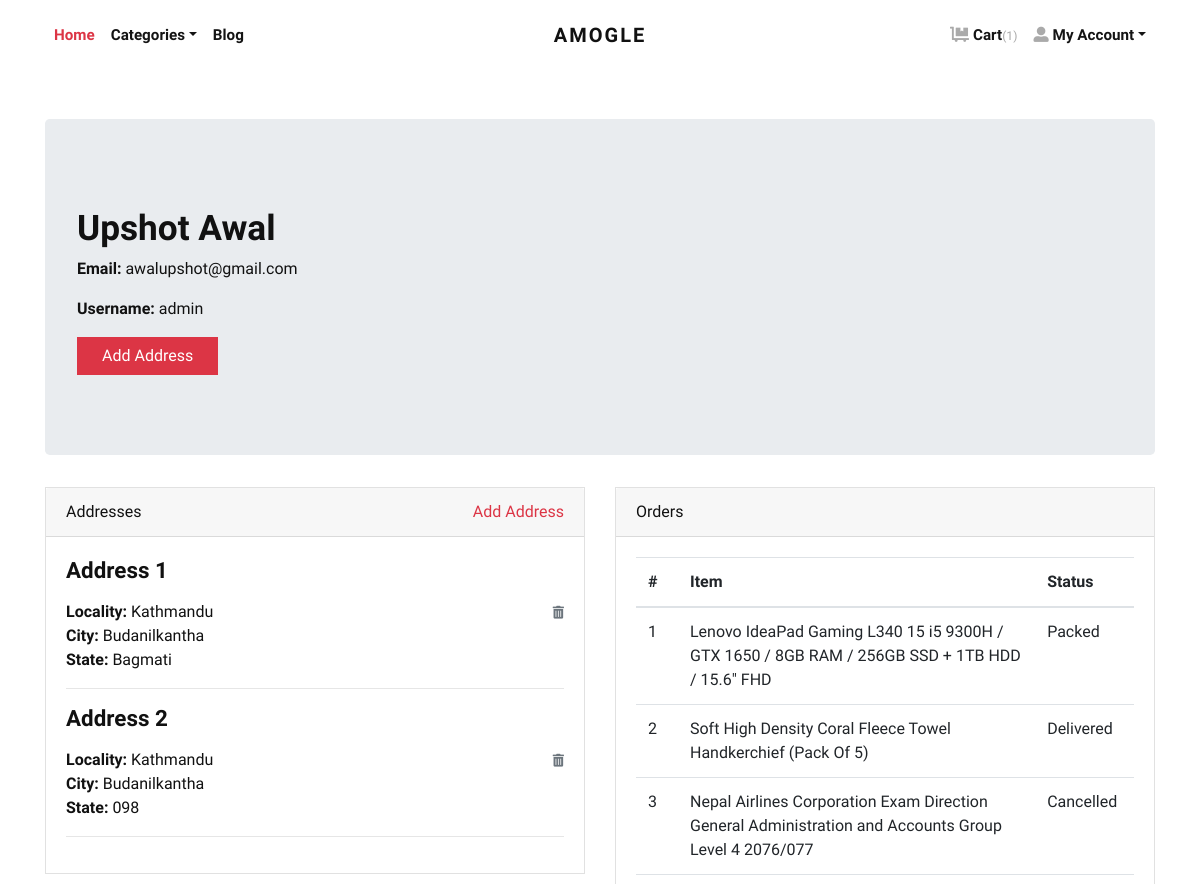
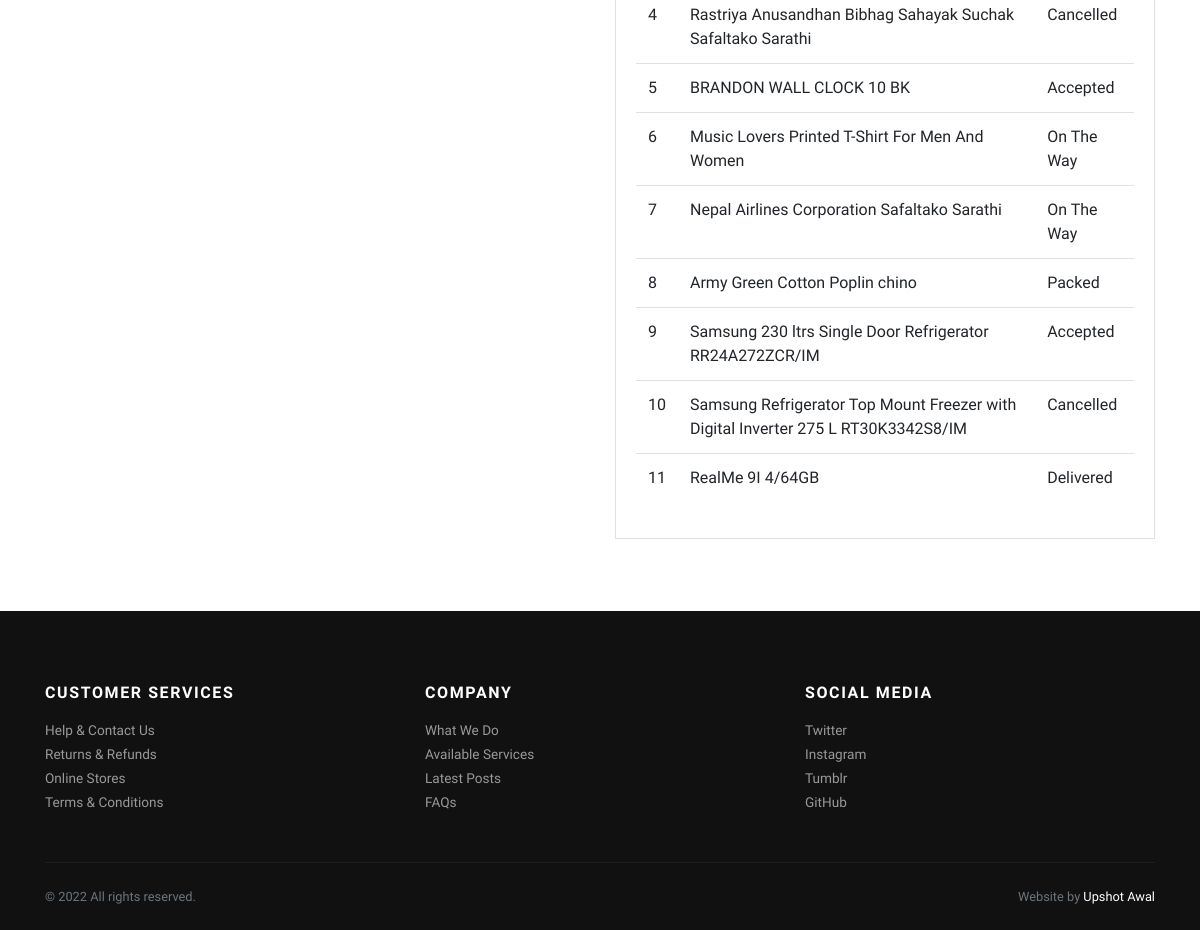
Page /accounts/profile/ (signed in) on the earlier database version (2 pictures, top to bottom).
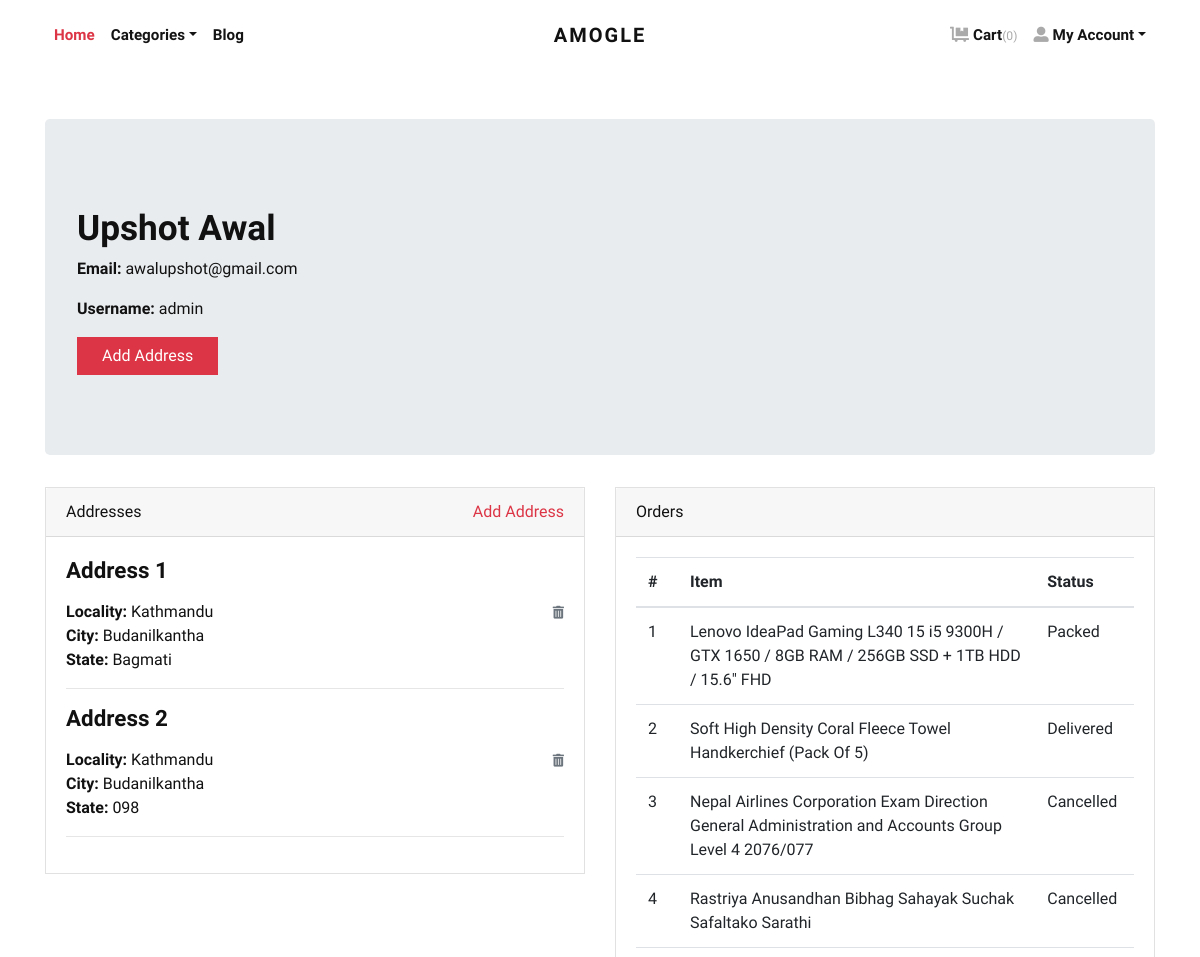
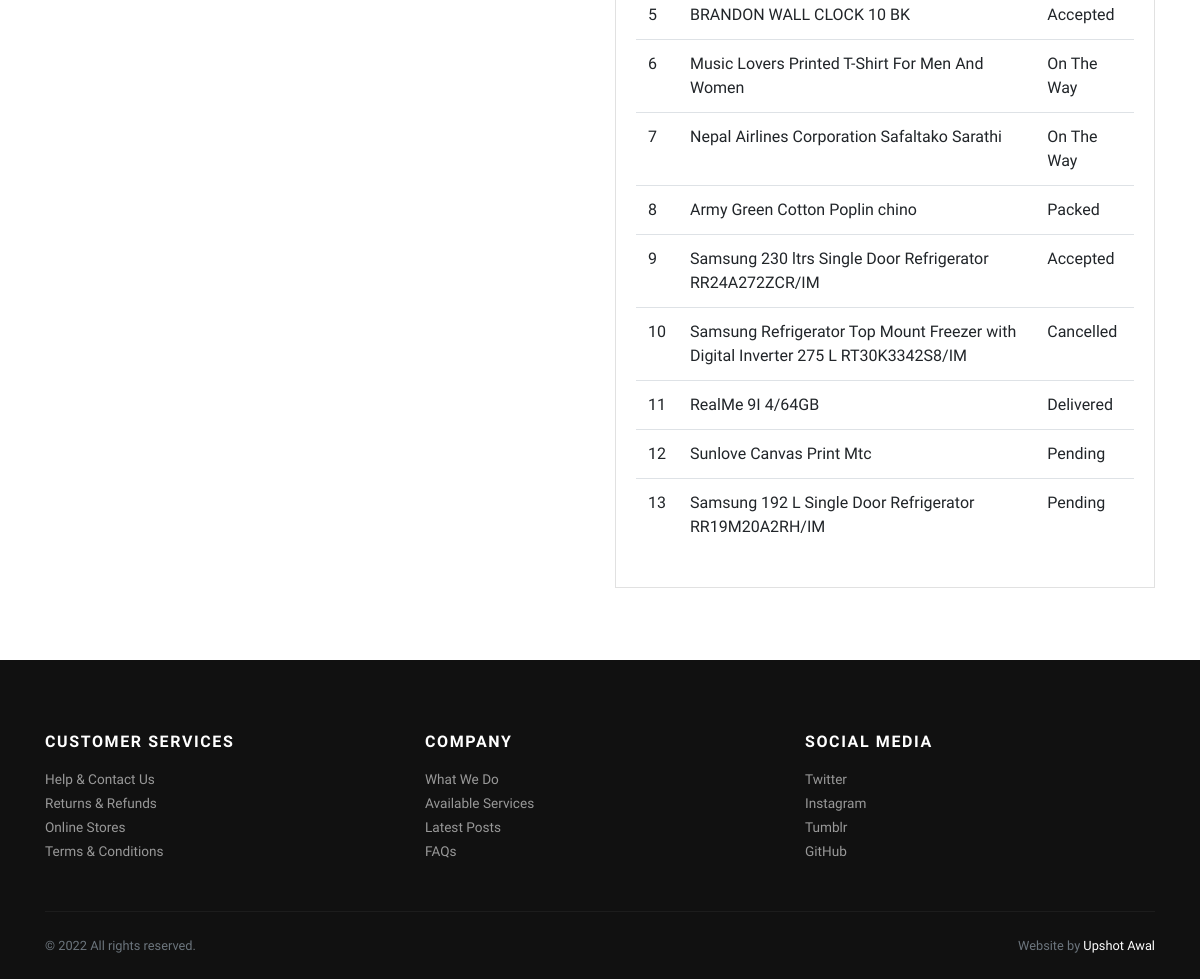
Same page on the later database version (2 pictures, top to bottom).
### store/models.py (models this page shows, shortened)
class Address(models.Model):
    user = models.ForeignKey(User, verbose_name="User",
                             on_delete=models.CASCADE)
    locality = models.CharField(
        max_length=150, verbose_name="Nearest Location")
    city = models.CharField(max_length=150, verbose_name="City")
    state = models.CharField(max_length=150, verbose_name="State")

class Order(models.Model):
    user = models.ForeignKey(User, verbose_name="User",
                             on_delete=models.CASCADE)
    address = models.ForeignKey(
        Address, verbose_name="Shipping Address", on_delete=models.CASCADE)
    product = models.ForeignKey(
        Product, verbose_name="Product", on_delete=models.CASCADE)
    quantity = models.PositiveIntegerField(verbose_name="Quantity")
    ordered_date = models.DateTimeField(
        auto_now_add=True, verbose_name="Ordered Date")
    status = models.CharField(
        choices=STATUS_CHOICES,
        max_length=50,
        default="Pending"
    )

class Product(models.Model):
    title = models.CharField(max_length=150, verbose_name="Product Title")
    slug = AutoSlugField(populate_from='title', unique=True,
                         verbose_name="Product Slug")
    sku = models.CharField(max_length=255, unique=True,
                           verbose_name="Unique Product ID (SKU)")
    short_description = RichTextField()
    detail_description = models.TextField(
        blank=True, null=True, verbose_name="Detail Description")
    product_image = models.ImageField(
        upload_to='product', blank=True, null=True, verbose_name="Product Image")
    price = models.DecimalField(max_digits=8, decimal_places=2)
    category = models.ForeignKey(
        Category, verbose_name="Product Categoy", on_delete=models.CASCADE)
    is_active = models.BooleanField(verbose_name="Is Active?", default=True)
    is_featured = models.BooleanField(
        verbose_name="Is Featured?", default=True)
    created_at = models.DateTimeField(
        auto_now_add=True, verbose_name="Created Date")
    updated_at = models.DateTimeField(
        auto_now=True, verbose_name="Updated Date")
    class Meta:
        verbose_name_plural = 'Products'
        ordering = ('-created_at', )

### store/views.py (the view)
# urls.py: path('accounts/profile/', views.profile, name="profile"),
@ login_required
def profile(request):
    addresses = Address.objects.filter(user=request.user)
    orders = Order.objects.filter(user=request.user)
    return render(request, 'account/profile.html', {'addresses': addresses, 'orders': orders})

### store/context_preprocessors.py (called while the page is built)
def store_menu(request):
    categories = Category.objects.filter(is_active=True)
    context = {
        'categories_menu': categories,
    }
    return context

def cart_menu(request):
    if request.user.is_authenticated:
        cart_items= Cart.objects.filter(user=request.user)
        context = {
            'cart_items': cart_items,
        }
    else:
        context = {}
    return context

### templates/account/profile.html (shortened to what this page needs)
{% extends 'base.html' %}
{% load static %}
    {% block content %}
      <div class="container py-5">
        <div class="jumbotron">
          <h1>{{request.user.first_name}} {{request.user.last_name}}</h1>
          <p><strong>Email:</strong> {{request.user.email}}</p>
          <p><strong>Username:</strong> {{request.user.username}}</p>
          <p><a class="btn btn-danger btn-large" href="{% url 'store:add-address' %}">Add Address</a></p>
        </div>
        <div class="row">
          <div class="col-lg-6">
            <div class="card mb-4" id="headings">
              <div class="card-header">Addresses <span class="float-right"><a href="{% url 'store:add-address' %}">Add Address</a></span></div>
              <div class="card-body">
                {% if addresses %}
                    {% for address in addresses %}
                        <h4 class="mb-3">Address {{forloop.counter}}</h4>
                        <span class="float-right"><a href="{% url 'store:remove-address' address.id %}"><i class="fas fa-trash-alt small text-muted"></i></a></span>
                        <p>
                            <strong>Locality: </strong>{{address.locality}} <br>
                            <strong>City: </strong>{{address.city}} <br>
                            <strong>State: </strong>{{address.state}} <br>
                        </p>
                        <hr>
                    {% endfor %}
                {% else %}
                <div class="text-danger">
                  Address not Added.
                </div>
                {% endif %}
              </div>
            </div>
          </div>
          <div class="col-lg-6">
            <div class="card mb-4" id="tables">
              <div class="card-header">Orders</div>
              <div class="card-body">
                <table class="table table-hover">
                  <thead>
                    <tr>
                      <th>#</th>
                      <th>Item</th>
                      <th>Status</th>
                    </tr>
                  </thead>
                  <tbody>
                    {% if orders %}
                      {% for order in orders %}
                        <tr>
                          <td>{{forloop.counter}}</td>
                          <td>{{order.product.title}}</td>
                          <td>
                            {{order.status}}
                          </td>
                        </tr>
                      {% endfor %}
                    {% else %}
                    <tr>
                      <td class="text-danger" colspan="3">You've not Ordered anything yet.</td>
                    </tr>
                    {% endif %}
                  </tbody>
                </table>
              </div>
            </div>
          </div>
        </div>
      </div>
{% endblock content %}

Differences in the rows shown:
added Order: product "Sunlove Canvas Print Mtc", status "Pending"
added Order: product "Samsung 192 L Single Door Refrigerator RR19M20A2RH/IM", status "Pending"
Other differences:
{{ cart_items.count }}: "1" → "0"
